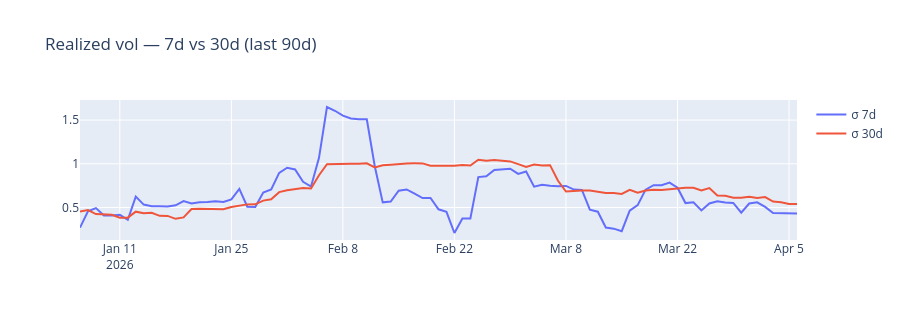

The code cell stored with this chart in its notebook:
### Markdown cell above
**QA purpose**: realized vol term structure 7d vs 30d — compression / expansion regime audit.

### Code cell
recent = prices.filter(pl.col("date") >= date.fromisoformat(START_DATE_90D))
fig = go.Figure()
fig.add_trace(go.Scatter(x=recent["date"].to_list(), y=recent["realized_vol_7d"].to_list(),  name="σ 7d"))
fig.add_trace(go.Scatter(x=recent["date"].to_list(), y=recent["realized_vol_30d"].to_list(), name="σ 30d"))
fig.update_layout(height=320, title_text="Realized vol — 7d vs 30d (last 90d)")
fig.show()
